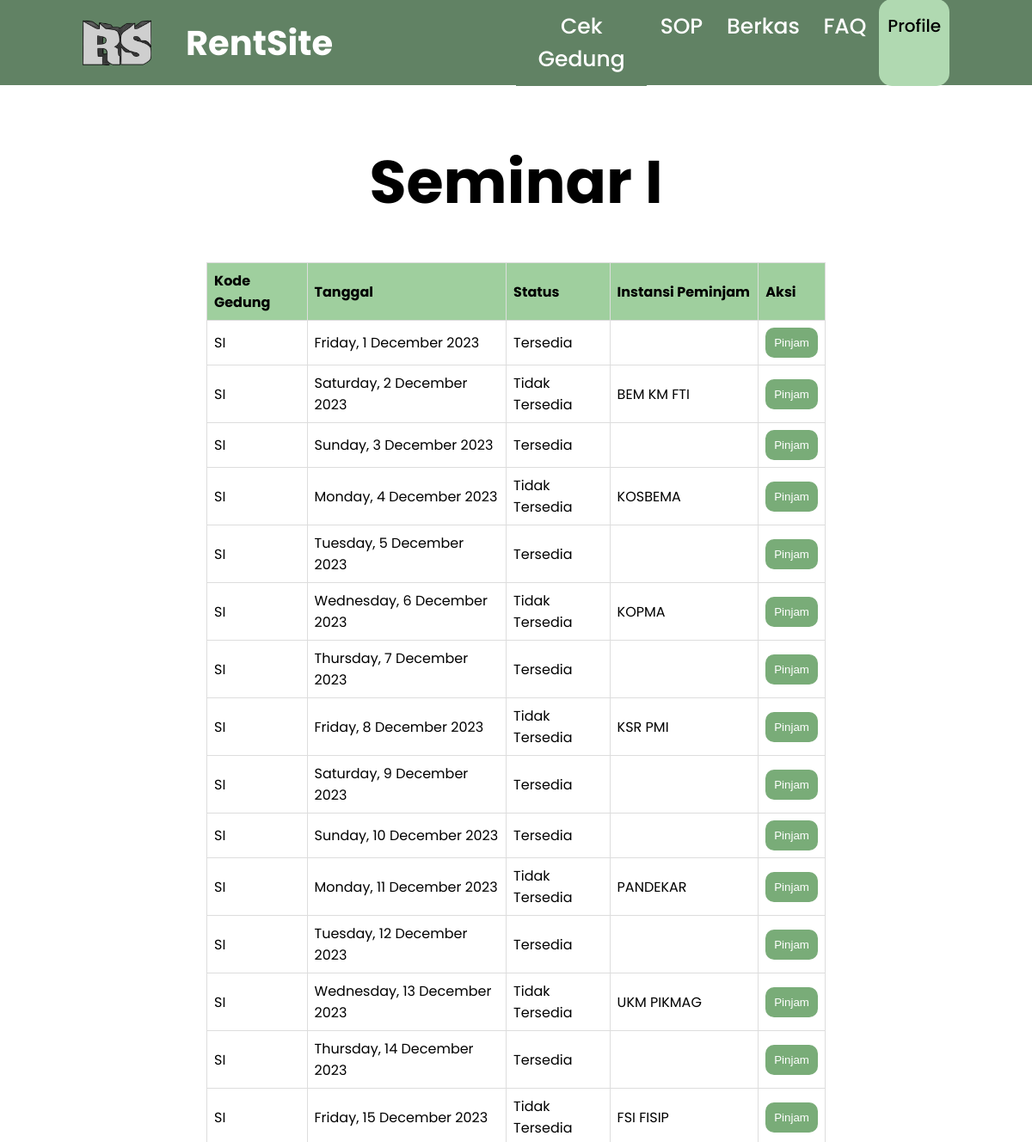
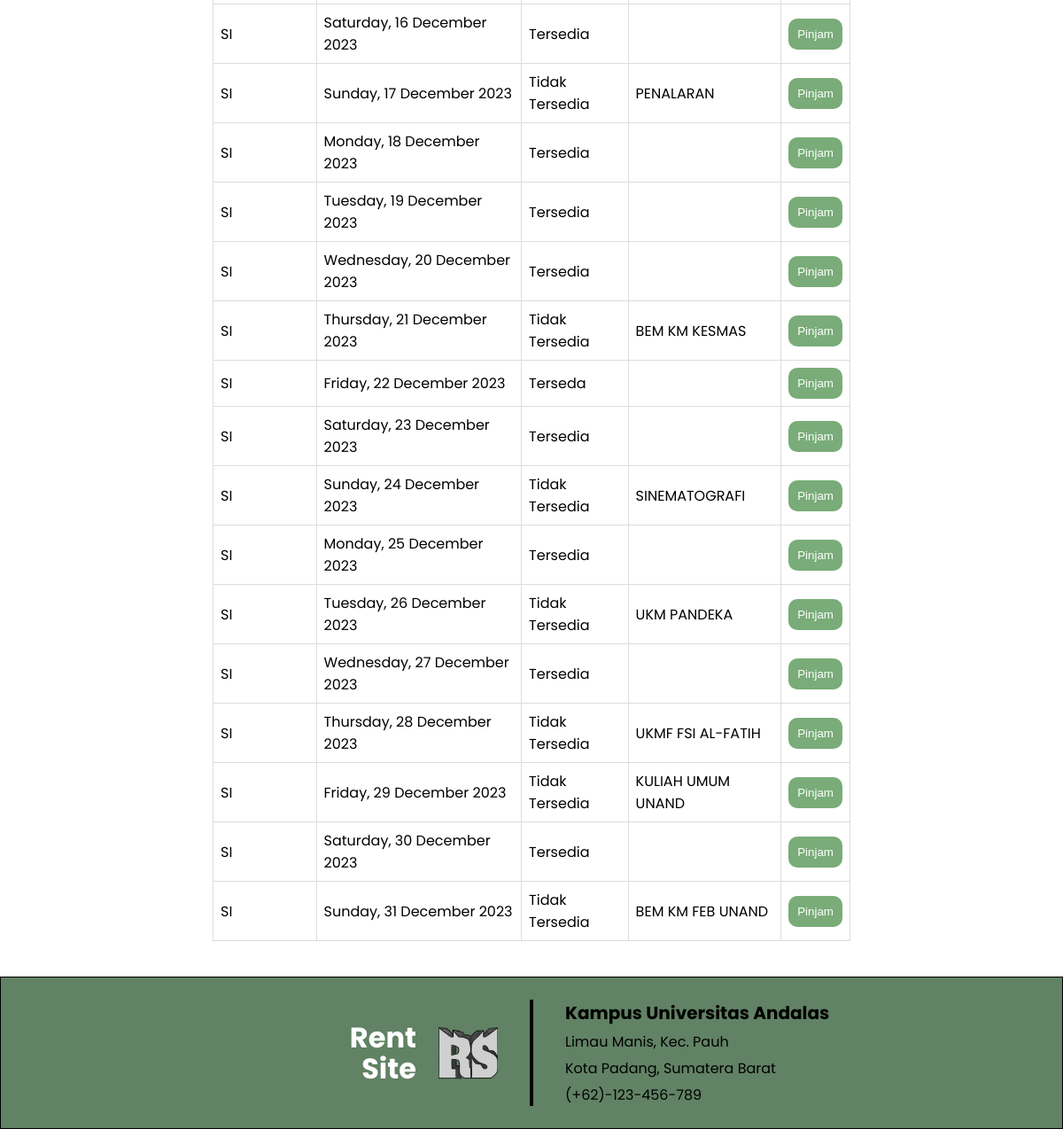
The app's page /user/seminar_i.php with its own data (2 pictures, top to bottom).
### tables this page shows
CREATE TABLE `seminar_i` (
  `Kode_Gedung` varchar(255) NOT NULL,
  `Tanggal` date NOT NULL,
  `Status` varchar(255) DEFAULT NULL,
  `Instansi_Peminjam` varchar(255) DEFAULT NULL
);

### user/seminar_i.php (the view, shortened to what this page needs)
<?php
require '../function.php';
$sql = "SELECT * FROM seminar_i";
$result = $conn->query($sql);
?>
<!DOCTYPE html>
<html lang="idn">
<head>
  <link rel="stylesheet" href="../css/auditorium.css" />
  <link rel="stylesheet" href="https://cdnjs.cloudflare.com/ajax/libs/font-awesome/4.7.0/css/font-awesome.min.css" />
</head>
<body>
  <nav class="menu">
    <div class="logo">
      <img class="gmblogo" src="../img/logorentsite.png" alt="" />
      <a href="landingPageUser.php" style="text-decoration: none;">
        <h1>RentSite</h1>
      </a>
    </div>
    <ul>
      <li><a href="cekGedungUser.php">Cek Gedung</a></li>
      <li><a href="sopUser.php">SOP</a></li>
      <li><a href="loadBerkasUser.php">Berkas</a></li>
      <li><a href="faqUser.php">FAQ</a></li>
      <a href="profilUser.php" class="login1">Profile</a>
    </ul>
  </nav>
  <main>
    <div class="konten1">Seminar I</div>
    <div class="isitable">
      <?php
      if ($result->num_rows > 0) {
        echo "<table>";
        echo "<tr><th>Kode Gedung</th><th>Tanggal</th><th>Status</th><th>Instansi Peminjam</th><th>Aksi</th></tr>";
        while ($row = $result->fetch_assoc()) {
          echo "<tr>";
          echo "<td>" . $row["Kode_Gedung"] . "</td>";
          echo "<td>" . date('l, j F Y', strtotime($row["Tanggal"])) . "</td>";
          echo '<td class="status">' . $row["Status"] . "</td>";
          echo "<td>" . $row["Instansi_Peminjam"] . "</td>";
          echo '<td class="pilihan">' . '<button type="button" id="btnPeminjaman" onclick="showForm(\'' . $row["Kode_Gedung"] . '\')">Pinjam</button>' . "</td>";
          echo "</tr>";
        }
        echo "</table>";
      } else {
        echo "Tidak ada data gedung.";
      }
      ?>
    </div>
  </main>
  <fotter>
    <div class="foot1">
      <ui class="judul">Rent Site</ui>
      <img class="logo" src="../img/logorentsite.png" alt="">
    </div>
    <div class="foot2"></div>
    <div class="foot3">
      <p class="kontak1">Kampus Universitas Andalas</p>
      <a class="kontak2" href="">Limau Manis, Kec. Pauh</a>
      <a class="kontak3" href="">Kota Padang, Sumatera Barat</a>
      <a class="kontak4" href="">(+62)-123-456-789</a>
    </div>
  </fotter>
</body>
</html>

### css/auditorium.css (style rules this page uses)
* { margin: 0; padding: 0; box-sizing: border-box; outline: none; border: none; list-style-type: none; }
:root { --one: #618264; --two: #79ac78; --three: #b0d9b1; --four: #d0e7d2; }
body { font-family: poppins; }
nav { align-content: center; padding-left: 96px; padding-right: 96px; height: 6.2em; background-color: var(--one); display: grid; grid-template-columns: 1fr 1fr; }
.menu ul { display: flex; flex-direction: row; justify-content: space-between; }
.logo { display: flex; flex-direction: row; align-items: center; }
.gmblogo { width: 80px; height: 60px; }
h1 { margin-left: 40px; font-weight: 700; font-size: 40px; color: white; }
.menu > ul > li > a { min-width: 80px; padding: 0.5em; text-align: center; display: block; font-weight: 500; font-size: 25px; text-decoration: none; color: white; background-color: var(--one); }
.login1 { border-top: 1rem solid transparent; color: black; text-decoration: none; text-align: center; font-weight: 500; font-size: 20px; background-color: var(--three); cursor: pointer; border-radius: 15px; width: 97px; }
main { padding-left: 240px; padding-right: 240px; }
.konten1 { margin-top: 60px; font-weight: 700; font-size: 70px; text-align: center; }
table { width: 100%; border-collapse: collapse; }
th, td { border: 1px solid #dddddd; text-align: left; padding: 8px; }
th { background-color: #9fcf9e; }
.isitable { margin: 40px 0px; overflow-x: auto; }
table button { background-color: #79ac78; padding: 10px; border-radius: 10px; cursor: pointer; }
button { padding: 10px; background-color: #3498db; color: #fff; border: none; border-radius: 4px; cursor: pointer; }
fotter { background-color: var(--one); padding: 25px; border: 1px solid black; display: flex; flex-direction: row; justify-content: center; align-items: center; }
.foot1 { align-items: center; display: flex; flex-wrap: wrap-reverse; justify-content: end; width: 300px; gap: 25px; }
.foot1 .judul { text-align: end; display: block; width: 80px; color: white; line-height: 35px; font-weight: 700; font-size: 32px; }
.foot1 .logo { height: 67px; width: 67px; }
.foot2 { margin-right: 36px; margin-left: 36px; height: 120px; width: 4px; background-color: black; }
.foot3 { width: 300px; }
.foot3 a { display: block; text-decoration: none; color: black; margin-top: 5px; }
.kontak1 { font-weight: 700; font-size: 20px; }

### records on screen
seminar_i: Kode_Gedung "SI", Tanggal "Friday, 1 December 2023", Status "Tersedia"
seminar_i: Kode_Gedung "SI", Tanggal "Saturday, 2 December 2023", Status "Tidak Tersedia", Instansi_Peminjam "BEM KM FTI"
seminar_i: Kode_Gedung "SI", Tanggal "Sunday, 3 December 2023", Status "Tersedia"
seminar_i: Kode_Gedung "SI", Tanggal "Monday, 4 December 2023", Status "Tidak Tersedia", Instansi_Peminjam "KOSBEMA"
seminar_i: Kode_Gedung "SI", Tanggal "Tuesday, 5 December 2023", Status "Tersedia"
seminar_i: Kode_Gedung "SI", Tanggal "Wednesday, 6 December 2023", Status "Tidak Tersedia", Instansi_Peminjam "KOPMA"
seminar_i: Kode_Gedung "SI", Tanggal "Thursday, 7 December 2023", Status "Tersedia"
seminar_i: Kode_Gedung "SI", Tanggal "Friday, 8 December 2023", Status "Tidak Tersedia", Instansi_Peminjam "KSR PMI"
seminar_i: Kode_Gedung "SI", Tanggal "Saturday, 9 December 2023", Status "Tersedia"
seminar_i: Kode_Gedung "SI", Tanggal "Sunday, 10 December 2023", Status "Tersedia"
seminar_i: Kode_Gedung "SI", Tanggal "Monday, 11 December 2023", Status "Tidak Tersedia", Instansi_Peminjam "PANDEKAR"
seminar_i: Kode_Gedung "SI", Tanggal "Tuesday, 12 December 2023", Status "Tersedia"
seminar_i: Kode_Gedung "SI", Tanggal "Wednesday, 13 December 2023", Status "Tidak Tersedia", Instansi_Peminjam "UKM PIKMAG"
seminar_i: Kode_Gedung "SI", Tanggal "Thursday, 14 December 2023", Status "Tersedia"
seminar_i: Kode_Gedung "SI", Tanggal "Friday, 15 December 2023", Status "Tidak Tersedia", Instansi_Peminjam "FSI FISIP"
seminar_i: Kode_Gedung "SI", Tanggal "Saturday, 16 December 2023", Status "Tersedia"
seminar_i: Kode_Gedung "SI", Tanggal "Sunday, 17 December 2023", Status "Tidak Tersedia", Instansi_Peminjam "PENALARAN"
seminar_i: Kode_Gedung "SI", Tanggal "Monday, 18 December 2023", Status "Tersedia"
seminar_i: Kode_Gedung "SI", Tanggal "Tuesday, 19 December 2023", Status "Tersedia"
seminar_i: Kode_Gedung "SI", Tanggal "Wednesday, 20 December 2023", Status "Tersedia"
seminar_i: Kode_Gedung "SI", Tanggal "Thursday, 21 December 2023", Status "Tidak Tersedia", Instansi_Peminjam "BEM KM KESMAS"
seminar_i: Kode_Gedung "SI", Tanggal "Friday, 22 December 2023", Status "Terseda"
seminar_i: Kode_Gedung "SI", Tanggal "Saturday, 23 December 2023", Status "Tersedia"
seminar_i: Kode_Gedung "SI", Tanggal "Sunday, 24 December 2023", Status "Tidak Tersedia", Instansi_Peminjam "SINEMATOGRAFI"
seminar_i: Kode_Gedung "SI", Tanggal "Monday, 25 December 2023", Status "Tersedia"
seminar_i: Kode_Gedung "SI", Tanggal "Tuesday, 26 December 2023", Status "Tidak Tersedia", Instansi_Peminjam "UKM PANDEKA"
seminar_i: Kode_Gedung "SI", Tanggal "Wednesday, 27 December 2023", Status "Tersedia"
seminar_i: Kode_Gedung "SI", Tanggal "Thursday, 28 December 2023", Status "Tidak Tersedia", Instansi_Peminjam "UKMF FSI AL-FATIH"
seminar_i: Kode_Gedung "SI", Tanggal "Friday, 29 December 2023", Status "Tidak Tersedia", Instansi_Peminjam "KULIAH UMUM UNAND"
seminar_i: Kode_Gedung "SI", Tanggal "Saturday, 30 December 2023", Status "Tersedia"
seminar_i: Kode_Gedung "SI", Tanggal "Sunday, 31 December 2023", Status "Tidak Tersedia", Instansi_Peminjam "BEM KM FEB UNAND"
